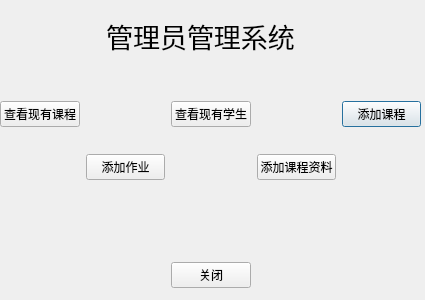
<?xml version="1.0" encoding="UTF-8"?>
<ui version="4.0">
 <class>AdminMenu</class>
 <widget class="QDialog" name="AdminMenu">
  <property name="geometry">
   <rect>
    <x>0</x>
    <y>0</y>
    <width>425</width>
    <height>300</height>
   </rect>
  </property>
  <property name="windowTitle">
   <string>Dialog</string>
  </property>
  <widget class="QWidget" name="gridLayoutWidget">
   <property name="geometry">
    <rect>
     <x>0</x>
     <y>80</y>
     <width>421</width>
     <height>121</height>
    </rect>
   </property>
   <layout class="QGridLayout" name="gridLayout">
    <item row="0" column="4">
     <widget class="QPushButton" name="pushButton_5">
      <property name="text">
       <string>添加课程</string>
      </property>
     </widget>
    </item>
    <item row="0" column="2">
     <widget class="QPushButton" name="pushButton_3">
      <property name="text">
       <string>查看现有学生</string>
      </property>
     </widget>
    </item>
    <item row="0" column="0">
     <widget class="QPushButton" name="pushButton">
      <property name="text">
       <string>查看现有课程</string>
      </property>
     </widget>
    </item>
    <item row="0" column="1">
     <spacer name="horizontalSpacer">
      <property name="orientation">
       <enum>Qt::Horizontal</enum>
      </property>
      <property name="sizeHint" stdset="0">
       <size>
        <width>40</width>
        <height>20</height>
       </size>
      </property>
     </spacer>
    </item>
    <item row="0" column="3">
     <spacer name="horizontalSpacer_3">
      <property name="orientation">
       <enum>Qt::Horizontal</enum>
      </property>
      <property name="sizeHint" stdset="0">
       <size>
        <width>40</width>
        <height>20</height>
       </size>
      </property>
     </spacer>
    </item>
    <item row="1" column="2">
     <spacer name="horizontalSpacer_2">
      <property name="orientation">
       <enum>Qt::Horizontal</enum>
      </property>
      <property name="sizeHint" stdset="0">
       <size>
        <width>40</width>
        <height>20</height>
       </size>
      </property>
     </spacer>
    </item>
    <item row="1" column="1">
     <widget class="QPushButton" name="pushButton_2">
      <property name="text">
       <string>添加作业</string>
      </property>
     </widget>
    </item>
    <item row="1" column="0">
     <spacer name="horizontalSpacer_4">
      <property name="orientation">
       <enum>Qt::Horizontal</enum>
      </property>
      <property name="sizeHint" stdset="0">
       <size>
        <width>40</width>
        <height>20</height>
       </size>
      </property>
     </spacer>
    </item>
    <item row="1" column="3">
     <widget class="QPushButton" name="pushButton_6">
      <property name="text">
       <string>添加课程资料</string>
      </property>
     </widget>
    </item>
    <item row="1" column="4">
     <spacer name="horizontalSpacer_7">
      <property name="orientation">
       <enum>Qt::Horizontal</enum>
      </property>
      <property name="sizeHint" stdset="0">
       <size>
        <width>40</width>
        <height>20</height>
       </size>
      </property>
     </spacer>
    </item>
   </layout>
  </widget>
  <widget class="QLabel" name="label">
   <property name="geometry">
    <rect>
     <x>0</x>
     <y>0</y>
     <width>401</width>
     <height>71</height>
    </rect>
   </property>
   <property name="font">
    <font>
     <pointsize>20</pointsize>
    </font>
   </property>
   <property name="text">
    <string>管理员管理系统</string>
   </property>
   <property name="alignment">
    <set>Qt::AlignCenter</set>
   </property>
  </widget>
  <widget class="QWidget" name="horizontalLayoutWidget">
   <property name="geometry">
    <rect>
     <x>0</x>
     <y>250</y>
     <width>421</width>
     <height>51</height>
    </rect>
   </property>
   <layout class="QHBoxLayout" name="horizontalLayout">
    <item>
     <layout class="QHBoxLayout" name="horizontalLayout_2"/>
    </item>
    <item>
     <spacer name="horizontalSpacer_5">
      <property name="orientation">
       <enum>Qt::Horizontal</enum>
      </property>
      <property name="sizeHint" stdset="0">
       <size>
        <width>40</width>
        <height>20</height>
       </size>
      </property>
     </spacer>
    </item>
    <item>
     <widget class="QPushButton" name="pushButton_7">
      <property name="text">
       <string>关闭</string>
      </property>
     </widget>
    </item>
    <item>
     <spacer name="horizontalSpacer_6">
      <property name="orientation">
       <enum>Qt::Horizontal</enum>
      </property>
      <property name="sizeHint" stdset="0">
       <size>
        <width>40</width>
        <height>20</height>
       </size>
      </property>
     </spacer>
    </item>
   </layout>
  </widget>
 </widget>
 <resources/>
 <connections>
  <connection>
   <sender>pushButton_7</sender>
   <signal>clicked()</signal>
   <receiver>AdminMenu</receiver>
   <slot>close()</slot>
   <hints>
    <hint type="sourcelabel">
     <x>199</x>
     <y>278</y>
    </hint>
    <hint type="destinationlabel">
     <x>199</x>
     <y>149</y>
    </hint>
   </hints>
  </connection>
 </connections>
</ui>
